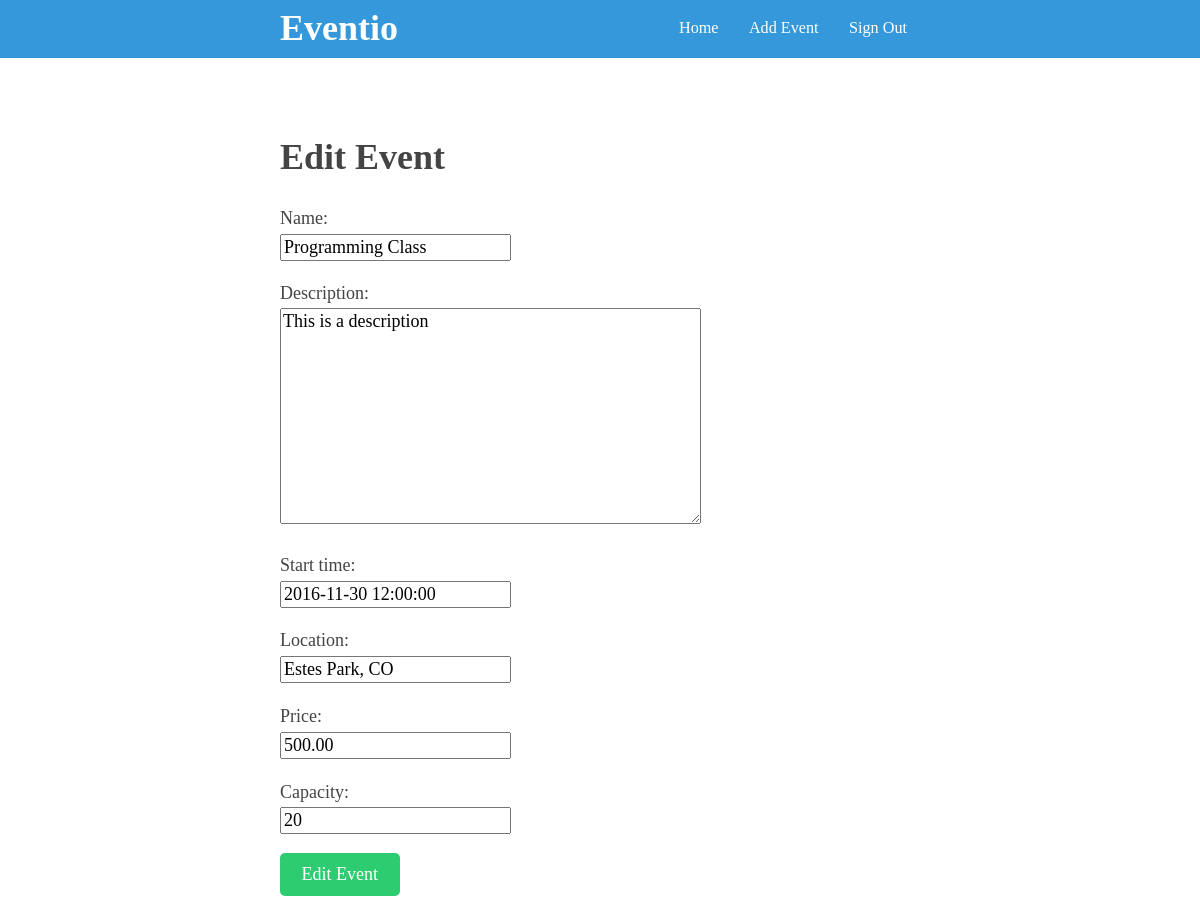
The page /event/1/edit/ (signed in) on the database its author committed.
### events/models.py (models this page shows, shortened)
class Event(models.Model):
    name = models.CharField(max_length=255)
    description = models.TextField()
    start_time = models.DateTimeField()
    location = models.CharField(max_length=255)
    owner = models.ForeignKey(User, related_name='authored_events')
    price = models.DecimalField(blank=True, null=True, decimal_places=2, max_digits=6)
    capacity = models.PositiveSmallIntegerField(blank=True, null=True)

### events/views.py (the view)
# urls.py: url(r'^event/(?P<pk>\d+)/edit/$', event_edit, name='event_edit'),
@login_required
def event_edit(request, pk):
    event = get_object_or_404(Event, pk=pk)
    if request.user != event.owner:
        raise PermissionDenied
    if request.method == 'POST':
        form = AddEventForm(request.POST, instance=event)
        if form.is_valid():
            event = form.save()
            return redirect('event', pk=event.pk)
    else:
        form = AddEventForm(instance=event)
    return render(request, 'event_edit.html', {'form': form})

### events/forms.py
class AddEventForm(forms.ModelForm):
    class Meta:
        model = Event
        fields = ('name', 'description', 'start_time', 'location', 'price', 'capacity')

### templates/event_edit.html (shortened to what this page needs)
{% extends '_partials/base.html' %}
{% block head %}
    <link rel="stylesheet" href="https://cdnjs.cloudflare.com/ajax/libs/flatpickr/2.0.5/flatpickr.airbnb.min.css" />
{% endblock head %}
{% block content %}
    <h1>Edit Event</h1>
    <form method="post">
      {{ form.as_p }}
    <button type="submit">Edit Event</button>
  </form>
{% endblock content %}

### assets/css/app.css (style rules this page uses)
body { color: #444; font-size: 18px; line-height: 1.6; margin: 0; padding: 0 0 60px; }
button { background-color: #2ecc71; border: none; border-radius: 5px; color: white; cursor: pointer; font: inherit; padding: 0.4em 1.2em; text-decoration: none; }
label { display: block; }
input, textarea { font-family: inherit; font-size: inherit; }
h1, h2, h3 { line-height: 1.2; }

### rows shown on the page
Event: name "Programming Class", description "This is a description", start_time "2016-11-30 12:00:00", location "Estes Park, CO", price "500.00", capacity "20"
